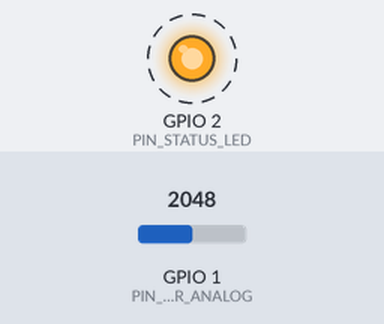
The program below on a simulated ESP32-S3. On the bench: output pins drawn as LEDs (lit = HIGH). Dashed ring = blinking. The test bench sets the inputs (shaded band); at power-on: GPIO 1 (PIN_SENSOR_ANALOG) = 2048. What the program prints to the serial monitor is not drawn.

Above: at 1.0 s.
Timing chart, 0 to 5.1 s (numbered marks = the images above):
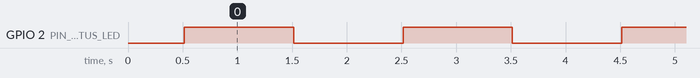

The program:

main.cpp
```cpp
#include <Arduino.h>
#include "config.h"
#include "pins.h"
#include "shared_types.h"
#include "tasks/sensor_task.h"
#include "tasks/storage_task.h"
#include "tasks/network_task.h"
#include "tasks/display_task.h"
#include "tasks/health_task.h"

QueueHandle_t sensorQueue;
QueueHandle_t healthQueue;

void setup() {
    Serial.begin(115200);
    delay(500);
    Serial.println("\n=== ESP32 Health Monitor — Layer 1 boot ===");

    pinMode(PIN_STATUS_LED, OUTPUT);

    // Length 1, not a FIFO backlog: every consumer uses xQueuePeek to read
    // the latest sample without removing it, so this must behave as a
    // single-slot "mailbox" (see sensor_task.cpp's xQueueOverwrite).
    // A longer queue here would fill up and silently drop future samples,
    // since nothing ever calls xQueueReceive to drain it.
    sensorQueue = xQueueCreate(1, sizeof(SensorSample));
    healthQueue = xQueueCreate(1, sizeof(HealthReport));

    if (sensorQueue == NULL || healthQueue == NULL) {
        Serial.println("FATAL: queue creation failed");
        while (true) { delay(1000); }
    }

    xTaskCreatePinnedToCore(sensorTask,  "sensor_task",  STACK_SENSOR_TASK,
                             NULL, PRIORITY_SENSOR_TASK, NULL, CORE_SENSOR_HEALTH);

    xTaskCreatePinnedToCore(healthTask,  "health_task",  STACK_HEALTH_TASK,
                             NULL, PRIORITY_HEALTH_TASK, NULL, CORE_SENSOR_HEALTH);

    xTaskCreatePinnedToCore(storageTask, "storage_task", STACK_STORAGE_TASK,
                             NULL, PRIORITY_STORAGE_TASK, NULL, CORE_SENSOR_HEALTH);

    xTaskCreatePinnedToCore(networkTask, "network_task", STACK_NETWORK_TASK,
                             NULL, PRIORITY_NETWORK_TASK, NULL, CORE_NETWORK_DISPLAY);

    xTaskCreatePinnedToCore(displayTask, "display_task", STACK_DISPLAY_TASK,
                             NULL, PRIORITY_DISPLAY_TASK, NULL, CORE_NETWORK_DISPLAY);

    Serial.println("All tasks started.");
}

void loop() {
    digitalWrite(PIN_STATUS_LED, !digitalRead(PIN_STATUS_LED));
    delay(1000);
}
```

shared_types.h
```cpp
#pragma once
#include <stdint.h>

struct SensorSample {
    uint32_t timestamp_ms;
    float    value;
    bool     read_ok;
};

enum class HealthStatus : uint8_t {
    OK = 0,
    WARNING = 1,
    FAULT = 2,
    UNKNOWN = 3
};

struct HealthReport {
    uint32_t     timestamp_ms;
    HealthStatus status;
    char         reason[64];
};

struct SystemStatus {
    bool wifi_connected;
    bool sd_card_ok;
    bool cloud_sync_ok;
    HealthStatus overall_health;
};
```

display_task.cpp
```cpp
#include "display_task.h"
#include "config.h"

static const char* statusToStr(HealthStatus s) {
    switch (s) {
        case HealthStatus::OK:      return "OK";
        case HealthStatus::WARNING: return "WARNING";
        case HealthStatus::FAULT:   return "FAULT";
        default:                    return "UNKNOWN";
    }
}

void displayTask(void *pvParameters) {
    HealthReport report;
    for (;;) {
        if (xQueuePeek(healthQueue, &report, pdMS_TO_TICKS(200)) == pdTRUE) {
            Serial.printf("[display_task] would show: [%s] %s\n",
                          statusToStr(report.status), report.reason);
        }
        vTaskDelay(pdMS_TO_TICKS(DISPLAY_REFRESH_INTERVAL_MS));
    }
}
```

display_task.h
```cpp
#pragma once
#include <Arduino.h>
#include "shared_types.h"

extern QueueHandle_t healthQueue;
void displayTask(void *pvParameters);
```

health_task.cpp
```cpp
#include "health_task.h"
#include "config.h"

static uint8_t consecutiveFailures = 0;
static const uint8_t FAILURE_THRESHOLD = 3;

void healthTask(void *pvParameters) {
    SensorSample sample;
    for (;;) {
        HealthReport report;
        report.timestamp_ms = millis();
        if (xQueuePeek(sensorQueue, &sample, pdMS_TO_TICKS(200)) == pdTRUE) {
            if (!sample.read_ok) consecutiveFailures++;
            else consecutiveFailures = 0;

            if (consecutiveFailures >= FAILURE_THRESHOLD) {
                report.status = HealthStatus::FAULT;
                snprintf(report.reason, sizeof(report.reason),
                         "Sensor failed %d reads in a row", consecutiveFailures);
            } else if (consecutiveFailures > 0) {
                report.status = HealthStatus::WARNING;
                snprintf(report.reason, sizeof(report.reason),
                         "%d recent read failure(s)", consecutiveFailures);
            } else {
                report.status = HealthStatus::OK;
                snprintf(report.reason, sizeof(report.reason), "Nominal");
            }
        } else {
            report.status = HealthStatus::UNKNOWN;
            snprintf(report.reason, sizeof(report.reason), "No sensor data yet");
        }
        xQueueOverwrite(healthQueue, &report);
        vTaskDelay(pdMS_TO_TICKS(HEALTH_CHECK_INTERVAL_MS));
    }
}
```

health_task.h
```cpp
#pragma once
#include <Arduino.h>
#include "shared_types.h"

extern QueueHandle_t sensorQueue;
extern QueueHandle_t healthQueue;
void healthTask(void *pvParameters);
```

network_task.cpp
```cpp
#include "network_task.h"
#include "config.h"

void networkTask(void *pvParameters) {
    for (;;) {
        if (ENABLE_CLOUD_SYNC) {
            Serial.println("[network_task] cloud sync enabled, but Wi-Fi not yet wired (Layer 4)");
        } else {
            Serial.println("[network_task] running in offline-only mode");
        }
        vTaskDelay(pdMS_TO_TICKS(CLOUD_SYNC_INTERVAL_MS));
    }
}
```

network_task.h
```cpp
#pragma once
#include <Arduino.h>
#include "shared_types.h"

extern QueueHandle_t healthQueue;
void networkTask(void *pvParameters);
```

sensor_task.cpp
```cpp
#include "sensor_task.h"
#include "pins.h"
#include "config.h"

void sensorTask(void *pvParameters) {
    pinMode(PIN_SENSOR_ANALOG, INPUT);
    for (;;) {
        SensorSample sample;
        sample.timestamp_ms = millis();
        int raw = analogRead(PIN_SENSOR_ANALOG);
        sample.value = raw * (3.3f / 4095.0f);
        sample.read_ok = (raw >= 0 && raw <= 4095);
        // xQueueOverwrite, not xQueueSend: sensorQueue is a length-1
        // mailbox (every consumer uses xQueuePeek, nothing ever drains
        // it with xQueueReceive), so this always keeps just the latest
        // sample rather than filling up and dropping future ones.
        xQueueOverwrite(sensorQueue, &sample);
        vTaskDelay(pdMS_TO_TICKS(SENSOR_READ_INTERVAL_MS));
    }
}
```

sensor_task.h
```cpp
#pragma once
#include <Arduino.h>
#include "shared_types.h"

extern QueueHandle_t sensorQueue;
void sensorTask(void *pvParameters);
```

storage_task.cpp
```cpp
#include "storage_task.h"
#include "config.h"

void storageTask(void *pvParameters) {
    SensorSample sample;
    for (;;) {
        if (xQueuePeek(sensorQueue, &sample, pdMS_TO_TICKS(200)) == pdTRUE) {
            Serial.printf("[storage_task] would log: t=%lu value=%.3f ok=%d\n",
                          sample.timestamp_ms, sample.value, sample.read_ok);
        }
        vTaskDelay(pdMS_TO_TICKS(STORAGE_WRITE_INTERVAL_MS));
    }
}
```

storage_task.h
```cpp
#pragma once
#include <Arduino.h>
#include "shared_types.h"

extern QueueHandle_t sensorQueue;
void storageTask(void *pvParameters);
```

config.h
```cpp
#pragma once
// config.h — system-wide tunables.

#define ENABLE_CLOUD_SYNC     true

#define SENSOR_READ_INTERVAL_MS      1000
#define STORAGE_WRITE_INTERVAL_MS    5000
#define CLOUD_SYNC_INTERVAL_MS       60000
#define HEALTH_CHECK_INTERVAL_MS     2000
#define DISPLAY_REFRESH_INTERVAL_MS  500

#define PRIORITY_SENSOR_TASK    3
#define PRIORITY_HEALTH_TASK    3
#define PRIORITY_STORAGE_TASK   2
#define PRIORITY_NETWORK_TASK   1
#define PRIORITY_DISPLAY_TASK   1

#define STACK_SENSOR_TASK    4096
#define STACK_STORAGE_TASK   4096
#define STACK_NETWORK_TASK   8192
#define STACK_DISPLAY_TASK   4096
#define STACK_HEALTH_TASK    4096

#define CORE_NETWORK_DISPLAY  0
#define CORE_SENSOR_HEALTH    1
```

pins.h
```cpp
#pragma once
// pins.h — single source of truth for wiring.
#define PIN_SENSOR_ANALOG   1    // ADC1_CH0 on ESP32-S3 (GPIO34 was classic-ESP32-only, not valid here)
#define PIN_SD_CS           5
#define PIN_SD_MOSI         23
#define PIN_SD_MISO         19
#define PIN_SD_SCK          18
#define PIN_STATUS_LED      2
```

Measured:
- by itself, GPIO 2 (PIN_STATUS_LED): alternates HIGH for 1.0 s and LOW for 1.0 s
